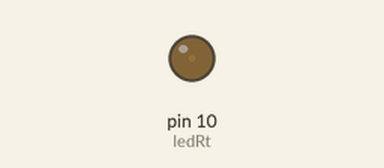
Bench run of a sketch on a simulated Arduino Uno, built with avr-gcc and run on an emulated ATmega328P. On the bench: output pins drawn as LEDs (lit = HIGH).

Above: at 0.05 s.
At 2.3 s:
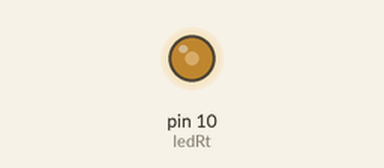
At 4.6 s:
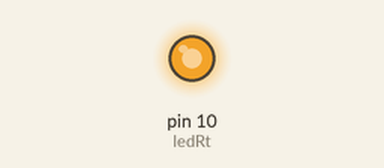
At 9.2 s:
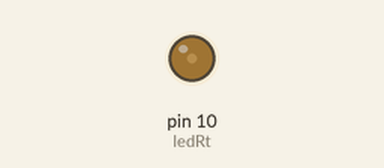
Timing chart, 0 to 13.3 s (numbered marks = the images above):
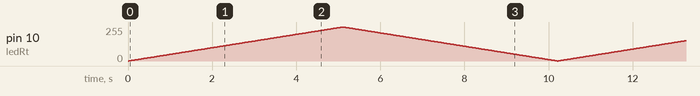

The sketch:

rgb_dimm.ino
```cpp
#define ledRt 10

void setup() {
  pinMode(ledRt, OUTPUT);
}

void loop() {
  for (byte i = 0; i < 255; i++) {
    analogWrite(ledRt, i);
    delay(20);
  }
  for (byte i = 255; i > 0; i--) {
    analogWrite(ledRt, i);
    delay(20);
  }
}
```
